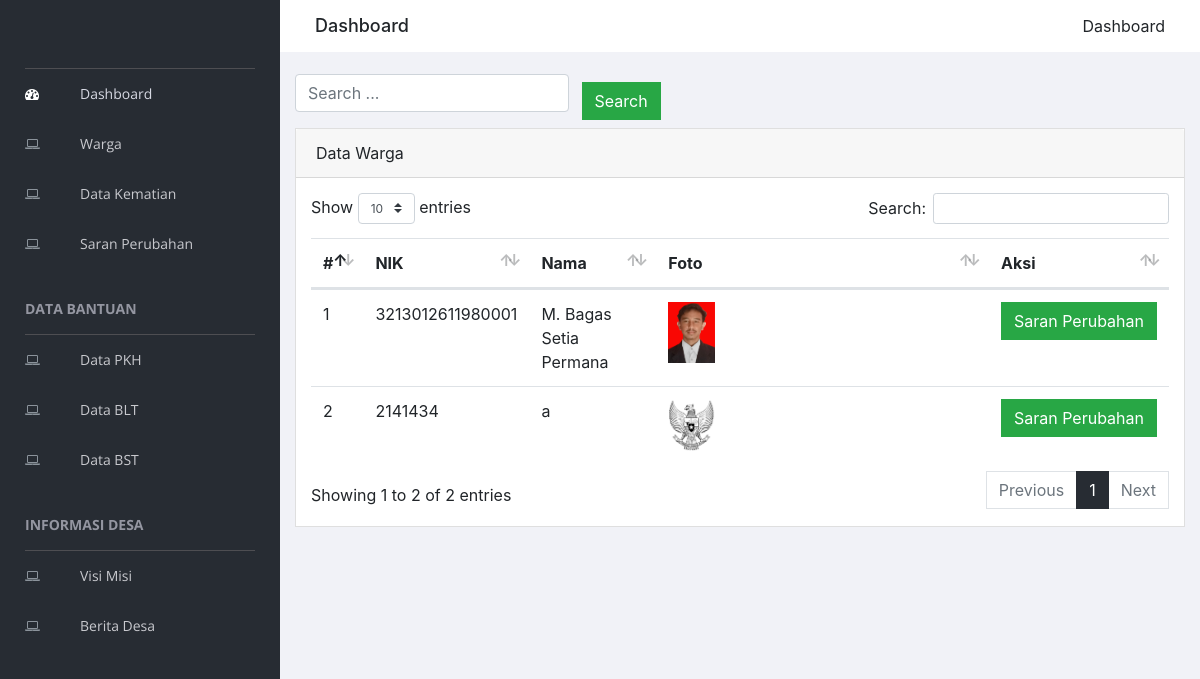
Page /index.php/warga on the committed database.
### tables this page shows
CREATE TABLE `warga` (
  `id_warga` int(11) NOT NULL,
  `nik` varchar(191) NOT NULL,
  `nama` varchar(191) NOT NULL,
  `foto` varchar(191) DEFAULT NULL,
  `tempat_lahir` varchar(191) NOT NULL,
  `tanggal_lahir` date NOT NULL,
  `alamat` text NOT NULL,
  `status_perkawinan` enum('menikah','belum_menikah') NOT NULL,
  `status_kematian` enum('0','1') NOT NULL DEFAULT '0',
  `tanggal_kematian` date NOT NULL
);

### application/controllers/Warga.php (called while the page is built, shortened)
<?php
class Warga extends CI_Controller {
	public function index()
	{
    $data['konten'] = 'warga/index';
    $data['warga']  = $this->WargaModel->getAll();
		$this->load->view('halamanAwal', $data);
	}
}

### index.php (called while the page is built, shortened)
<?php
require_once BASEPATH.'core/CodeIgniter.php';

### application/models/WargaModel.php (called while the page is built, shortened)
<?php
class WargaModel extends CI_Model {
  public function getAll()
  {
    return $this->db->get('warga')->result_array();
  }
}

### application/views/warga/index.php (the view, shortened to what this page needs)
<div class="form-inline">
  <form class="search-form" action="<?= base_url(); ?>warga/cari.html" method="get">
    <input class="form-control mr-sm-2 mb-3" type="text" placeholder="Search ..." aria-label="Search" name="nama">
    <button type="submit" class="btn btn-success">Search</button>
  </form>
</div>
<div class="card">
  <div class="card-header">
    Data Warga
  </div>
  <div class="card-body">
    <div class="table-responsive">
      <table class="table" id="bootstrap-data-table-export">
        <thead>
          <tr>
            <th scope="col">#</th>
            <th scope="col">NIK</th>
            <th scope="col">Nama</th>
            <th scope="col">Foto</th>
            <th scope="col">Aksi</th>
          </tr>
        </thead>
        <tbody>
          <?php
            $no = 1;
            foreach ($warga as $key) { ?>
              <tr>
                <td><?= $no++; ?></td>
                <td><?= $key['nik']; ?></td>
                <td><?= $key['nama']; ?></td>
                <td><img src="<?= base_url('assets/' . $key['foto']); ?>" alt="" width="15%"></td>
                <td><a href="<?= base_url('warga/saran_perubahan/' . $key['id_warga']); ?>" class="btn btn-success">Saran Perubahan</a></td>
              </tr>
            <?php }
          ?>
        </tbody>
      </table>
    </div>
  </div>
</div>

### rows in the picture
warga: nik "3213012611980001", nama "M. Bagas Setia Permana", foto (picture)
warga: nik "2141434", nama "a", foto (picture)
